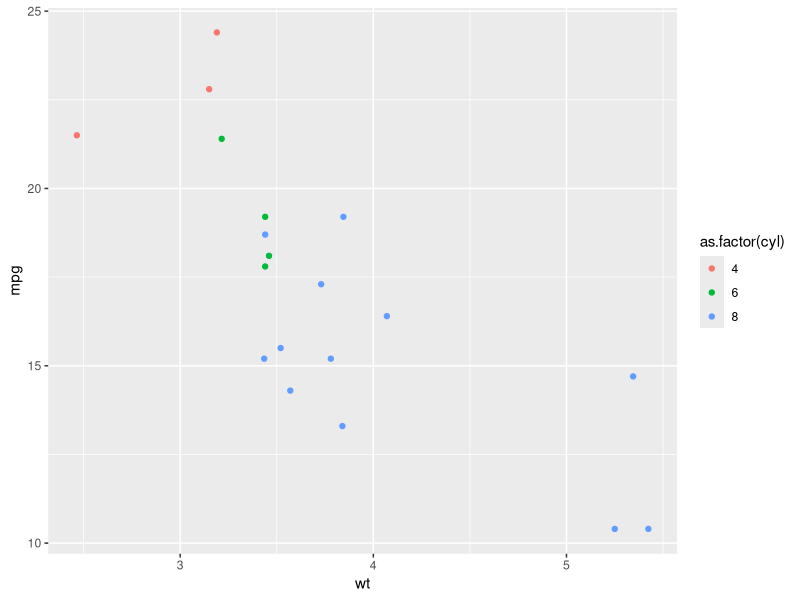
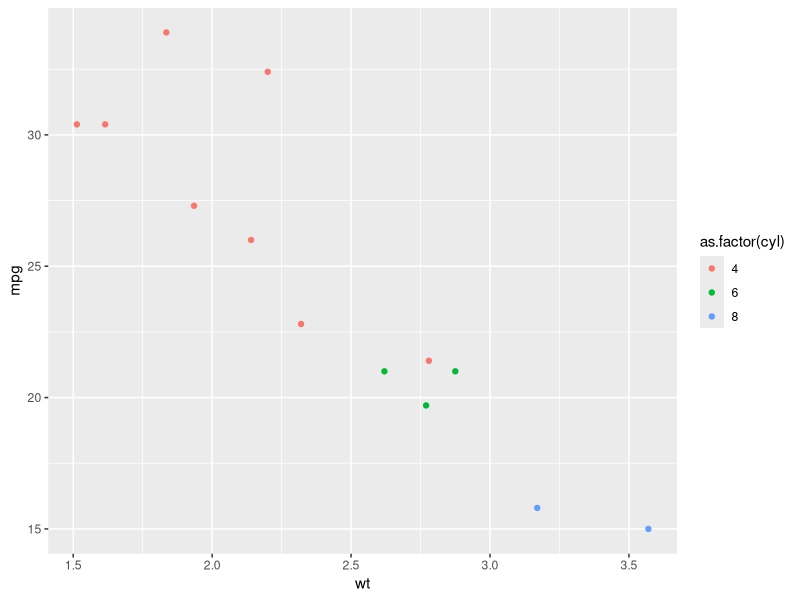

R code for these plots, in order:
## ---- chunk 1
library(purrr)
library(ggplot2)
## ---- chunk 2
mtcars %>%
  split(.$cyl) %>%
  map(~ lm(mpg ~ wt, data = .)) %>%
  map(summary) %>%
  map_dbl("r.squared")

## ---- chunk 3
library(gridExtra)

p <- mtcars %>%
  split(.$am) %>%
  map( ~ ggplot(data=.x, aes(x=wt, y=mpg, colour=as.factor(cyl))) +
         geom_point()
       )
p
